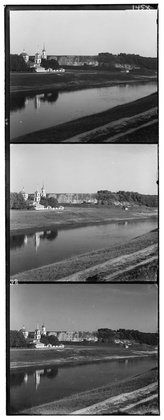
%> input picture data/prokudin-gorskii/00125v.jpg, 164 x 420 px, shrunk from 400 x 1024 before the run
$ octave ChoppingBoundary.m   (GNU Octave 9; MATLAB toolbox functions it lacks are replaced by stand-ins)
%> lines starting %> are read from the running program, lines starting %| are printed output that depends on the picture
### code~/alignChannels.m
function [imShift, predShift] = alignChannels(im, maxShift)
% ALIGNCHANNELS align channels in an image.
%   [IMSHIFT, PREDSHIFT] = ALIGNCHANNELS(IM, MAXSHIFT) aligns the channels in an
%   NxMx3 image IM. The first channel is fixed and the remaining channels
%   are aligned to it within the maximum displacement range of MAXSHIFT (in
%   both directions). The code returns the aligned image IMSHIFT after
%   performing this alignment. The optimal shifts are returned as in
%   PREDSHIFT a 2x2 array. PREDSHIFT(1,:) is the shifts  in I (the first)
%   and J (the second) dimension of the second channel, and PREDSHIFT(2,:)
%   are the same for the third channel.


% Sanity check
assert(size(im,3) == 3);
assert(all(maxShift > 0));

%Find edges
% imedge1 = edge(im(:,:,1),'canny');
% imedge2 = edge(im(:,:,2),'canny');
% imedge3 = edge(im(:,:,3),'canny');

% Dummy implementation (replace this with your own)
predShift = zeros(2, 2);
a = maxShift(1);
b = maxShift(2);
% coarse to fine

max = 0;
for i = -a:a
    for j = -b:b
        if sum(sum(circshift(im(:,:,2),[i j]).*im(:,:,1)))>max
            predShift(1,:)=[i j];
            max = sum(sum(circshift(im(:,:,2),[i j]).*im(:,:,1)));
        end
    end
end

max = 0;
for i = -a:a
    for j = -b:b
        if sum(sum(circshift(im(:,:,3),[i j]).*im(:,:,1)))>max
            predShift(2,:)=[i j];
            max = sum(sum(circshift(im(:,:,3),[i j]).*im(:,:,1)));
        end
    end
end


imShift = im;
imShift(:,:,2) = circshift(imShift(:,:,2),predShift(1,:));
imShift(:,:,3) = circshift(imShift(:,:,3),predShift(2,:));

### code~/ChoppingBoundary.m
%##############################################################
%This function is implemented for the extra credit part named Boundary Effects
%You can directly run the file to see chopped images
%##############################################################
% Demo code for alignment of Prokudin-Gorskii images
%
% Your code should be run after you implement alignChannels

% Path to your data directory
dataDir = fullfile('..','data','prokudin-gorskii');

% Path to your output directory (change this to your output directory)
outDir = fullfile('..', 'output', 'prokudin-gorskii');

% List of images
imageNames = {'00125v.jpg',	'00153v.jpg', '00398v.jpg', '00149v.jpg', '00351v.jpg',	'01112v.jpg'};

% Display variable
display = true;

% Set maximum shift to check alignment for
maxShift = [15 15];

% Loop over images, untile them into images, align
for i = 1:length(imageNames),

    % Read image
    im = imread(fullfile(dataDir, imageNames{i}));
%> im is the input picture: size 420x164 uint8; min 0, max 255, mean 124

    % Convert to double
    im = im2double(im);
%> im: size 420x164 double

    % Images are stacked vertically
    % From top to bottom are B, G, R channels (and not RGB)
    imageHeight = floor(size(im,1)/3);
%> imageHeight = 140
    imageWidth  = size(im,2);
%> imageWidth = 164

    % Allocate memory for the image
    channels = zeros(imageHeight, imageWidth, 3);

    % We are loading the color channels from top to bottom
    % Note the ordering of indices

     channels(:,:,3) = im(1:imageHeight,:);
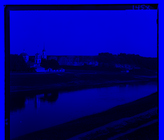
%> channels: size 140x164x3 double; mean R, G, B 0, 0, 0.493
     channels(:,:,2) = im(imageHeight+1:2*imageHeight,:);
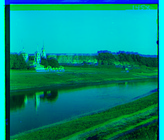
%> channels: size 140x164x3 double; mean R, G, B 0, 0.546, 0.493
     channels(:,:,1) = im(2*imageHeight+1:3*imageHeight,:);
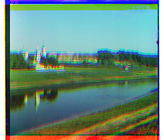
%> channels: size 140x164x3 double; mean R, G, B 0.42, 0.546, 0.493

    % Align the blue and red channels to the green channel
    %change here
    [colorIm, predShift] = alignChannels(channels, maxShift);
%> after the loop in alignChannels, `for i = -a:a`: max = 6110.3; predShift = [-1 0; 0 0]
%> after the loop in alignChannels, `for i = -a:a`: max = 6002.9; predShift = [-1 0; -4 1]
%> in alignChannels, `imShift(:,:,2) = circshift(imShift(:,:,2),predShift(1,:));`:
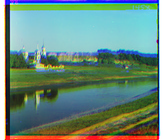
%> imShift: size 140x164x3 double; mean R, G, B 0.42, 0.546, 0.493; mean of the top-left, top-right, bottom-left and bottom-right quarters 0.615, 0.592, 0.363, 0.374
%> in alignChannels, `imShift(:,:,3) = circshift(imShift(:,:,3),predShift(2,:));`:
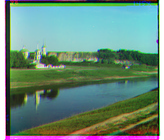
%> imShift: size 140x164x3 double; mean R, G, B 0.42, 0.546, 0.493; mean of the top-left, top-right, bottom-left and bottom-right quarters 0.605, 0.578, 0.378, 0.385
%> predShift = [-1 0; -4 1]

    %#############for Boundary effect extra credit #####################
    % chopping ugly boundary
    cutBoundary = zeros(imageHeight-60, imageWidth-60, 3);
    cutBoundary = colorIm(31:imageHeight-30,31:imageWidth-30,:);
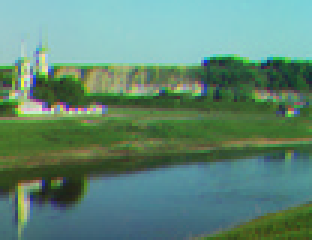
%> cutBoundary: size 80x104x3 double (shown 3 times larger); mean R, G, B 0.374, 0.535, 0.459
    %####################################################################

    % Print the alignments
    fprintf('%2i %s shift: B (%2i,%2i) R (%2i,%2i)\n', i, imageNames{i}, predShift(1,:), predShift(2,:));
%|  1 00125v.jpg shift: B (-1, 0) R (-4, 1)

    % Write image output
    outimageName = sprintf([imageNames{i}(1:end-5) '-aligned.jpg']);
    outimageName = fullfile(outDir, outimageName);
    imwrite(cutBoundary, outimageName);

    % Optionally display the results
    if display
        figure(1); clf;
        subplot(1,2,1); imagesc(im); axis image off; colormap gray
        title('Input image');
        subplot(1,2,2); imagesc(cutBoundary); axis image off;
        title('Aligned image');
        pause(1);
    end
end
%> pass 2 of the loop `for i = 1:length(imageNames),`:
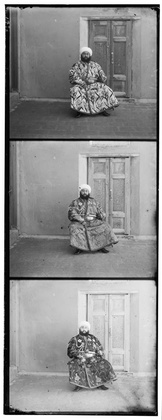
%> input picture data/prokudin-gorskii/00153v.jpg, 162 x 420 px, shrunk from 394 x 1024 before the run
%> im is the input picture: size 420x162 uint8; min 0, max 255, mean 145.2
%> im: size 420x162 double
%> after the loop in alignChannels (call 2), `for i = -a:a`: max = 9425.2; predShift = [-6 -1; 0 0]
%> after the loop in alignChannels (call 2), `for i = -a:a`: max = 7848; predShift = [-6 -1; -5 -1]
%> in alignChannels (call 2), `imShift(:,:,3) = circshift(imShift(:,:,3),predShift(2,:));`:
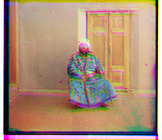
%> imShift: size 140x162x3 double; mean R, G, B 0.68, 0.559, 0.469; mean of the top-left, top-right, bottom-left and bottom-right quarters 0.584, 0.66, 0.468, 0.566
%> `cutBoundary = colorIm(31:imageHeight-30,31:imageWidth-30,:);`:
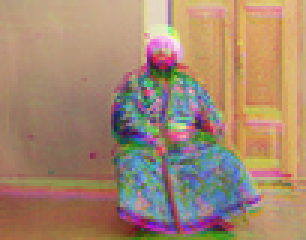
%> cutBoundary: size 80x102x3 double (shown 3 times larger); mean R, G, B 0.644, 0.532, 0.439
%|  2 00153v.jpg shift: B (-6,-1) R (-5,-1)
%> pass 3 of the loop `for i = 1:length(imageNames),`:
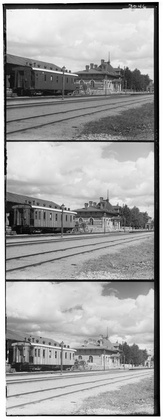
%> input picture data/prokudin-gorskii/00398v.jpg, 163 x 420 px, shrunk from 397 x 1024 before the run
%> im is the input picture: size 420x163 uint8; min 0, max 255, mean 163.6
%> im: size 420x163 double
%> after the loop in alignChannels (call 3), `for i = -a:a`: max = 11016.1; predShift = [0 0; 0 0]
%> after the loop in alignChannels (call 3), `for i = -a:a`: max = 10308.6; predShift = [0 0; -4 1]
%> in alignChannels (call 3), `imShift(:,:,3) = circshift(imShift(:,:,3),predShift(2,:));`:
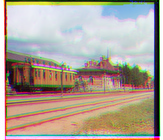
%> imShift: size 140x163x3 double; mean R, G, B 0.689, 0.642, 0.593; mean of the top-left, top-right, bottom-left and bottom-right quarters 0.745, 0.732, 0.555, 0.534
%> `cutBoundary = colorIm(31:imageHeight-30,31:imageWidth-30,:);`:
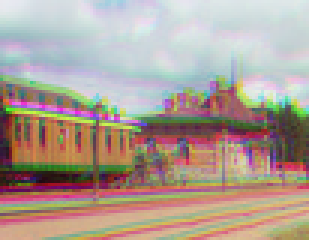
%> cutBoundary: size 80x103x3 double (shown 3 times larger); mean R, G, B 0.684, 0.622, 0.582
%|  3 00398v.jpg shift: B ( 0, 0) R (-4, 1)
%> the loop made 6 passes; the first 3 are shown
